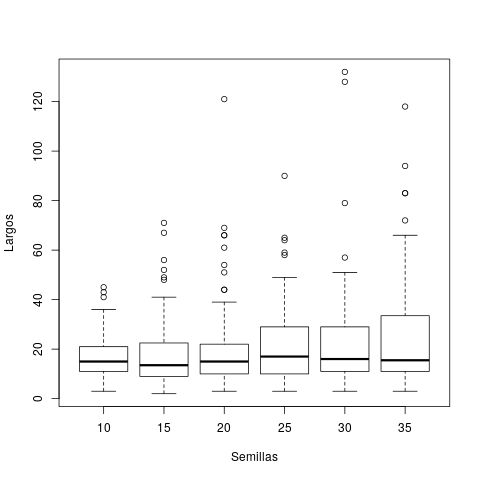

The R source for this figure:
#Practica4 diagramas de Voronoi
#En este codigo se varia el numero de semillas para observar el efecto sobre los largos de grietas

n <- 100
resultados <- data.frame()

#distancias celda-semilla 
celda <-  function(pos) {
  fila <- floor((pos - 1) / n) + 1
  columna <- ((pos - 1) %% n) + 1
  if (zona[fila, columna] > 0) { # es una semilla
    return(zona[fila, columna])
  } else {
    cercano <- NULL # sin valor por el momento
    menor <- n * sqrt(2) # mayor posible para comenzar la busqueda
    for (semilla in 1:k) {
      dx <- columna - x[semilla]
      dy <- fila - y[semilla]
      dist <- sqrt(dx^2 + dy^2)
      if (dist < menor) {
        cercano <- semilla
        menor <- dist
      }
    }
    return(cercano)
  }
}

#posicion inicio grieta
inicio <- function() {
  direccion <- sample(1:4, 1)
  xg <- NULL
  yg <- NULL
  if (direccion == 1) { # vertical
    xg <- 1
    yg <- sample(1:n, 1)
  } else if (direccion == 2) { # horiz izr -> der
    xg <- sample(1:n, 1)
    yg <- 1
  } else if (direccion == 3) { # horiz der -> izq
    xg <- n
    yg <- sample(1:n, 1)
  } else { # vertical al reves
    xg <- sample(1:n, 1)
    yg <- n
  }
  return(c(xg, yg))
}

#vecinos 
vp <- data.frame(numeric(), numeric()) # posiciones de posibles vecinos
for (dx in -1:1) {
  for (dy in -1:1) {
    if (dx != 0 | dy != 0) { # descartar la posicion misma
      vp <- rbind(vp, c(dx, dy))
    }
  }
}
names(vp) <- c("dx", "dy")
vc <- dim(vp)[1]

#definimos zona
zona <- matrix(rep(0, n * n), nrow = n, ncol = n)

vark <- seq(10,35,5)
for (k in vark){
  #para guardar las coordenadas de las semillas
  x <- rep(0, k) # ocupamos almacenar las coordenadas x 
  y <- rep(0, k) # igual como las coordenadas y 
  
  #colocamos las semillas
  for (semilla in 1:k) {
    while (TRUE) { # hasta que hallamos una posicion vacia para la semilla
      fila <- sample(1:n, 1)
      columna <- sample(1:n, 1)
      if (zona[fila, columna] == 0) {
        zona[fila, columna] = semilla
        x[semilla] <- columna
        y[semilla] <- fila
        break
      }
    }
  }
  
  #crea celdas de voronoi 
  suppressMessages(library(doParallel))
  registerDoParallel(makeCluster(detectCores() - 1))
  #clusterExport(cluster, "celda")
  #clusterExport(cluster, "inicio")
  celdas <- foreach(p = 1:(n * n), .combine=c) %dopar% celda(p)
  stopImplicitCluster()
  
  voronoi <- matrix(celdas, nrow = n, ncol = n, byrow=TRUE)
  
  limite <- n # grietas de que largo minimo queremos graficar
  
  propaga <- function(replica) {
    # probabilidad de propagacion interna
    prob <- 1
    dificil <- 0.99
    grieta <- voronoi # marcamos la grieta en una copia
    i <- inicio() # posicion inicial al azar (grieta)
    xg <- i[1]
    yg <- i[2]
    largo <- 0
    while (TRUE) { # hasta que la propagacion termine
      grieta[yg, xg] <- 0 # usamos el cero para marcar la grieta
      largo <-  largo + 1
      frontera <- numeric()
      interior <- numeric()
      for (v in 1:vc) {
        vecino <- vp[v,]
        xs <- xg + vecino$dx # columna del vecino potencial
        ys <- yg + vecino$dy # fila del vecino potencial
        if (xs > 0 & xs <= n & ys > 0 & ys <= n) { # no sale de la zona
          if (grieta[ys, xs] > 0) { # aun no hay grieta ahi
            if (voronoi[yg, xg] == voronoi[ys, xs]) { 
              interior <- c(interior, v)
            } else { # frontera
              frontera <- c(frontera, v)
            }
          }
        }
      }
      elegido <- 0
      if (length(frontera) > 0) { # siempre tomamos frontera cuando haya
        if (length(frontera) > 1) {
          elegido <- sample(frontera, 1)
        } else {
          elegido <- frontera # sample sirve con un solo elemento
        }
        prob <- 1 # estamos nuevamente en la frontera
      } else if (length(interior) > 0) { # no hubo frontera para propagar
        if (runif(1) < prob) { # intentamos en el interior
          if (length(interior) > 1) {
            elegido <- sample(interior, 1)
          } else {
            elegido <- interior
          }
          prob <- dificil * prob # mas dificil a la siguiente
        }
      }
      if (elegido > 0) { # si se va a propagar
        vecino <- vp[elegido,]
        xg <- xg + vecino$dx
        yg <- yg + vecino$dy
      } else {
        break # ya no se propaga
      }
    }
    return(largo)
  }
  
  #propaga grieta 
  suppressMessages(library(doParallel))
  registerDoParallel(makeCluster(detectCores() - 1))
  largos <- foreach(r = 1:100, .combine=c) %dopar% propaga(r)
  stopImplicitCluster()
  
  resultados <- rbind(resultados, c(n,largos))
}

resultados <- resultados[,-1]
data <- t(resultados)

png("p4sem.png")
colnames(data) <- vark 
boxplot(data, xlab="Semillas", ylab="Largos", boxpoints=F)
graphics.off()

